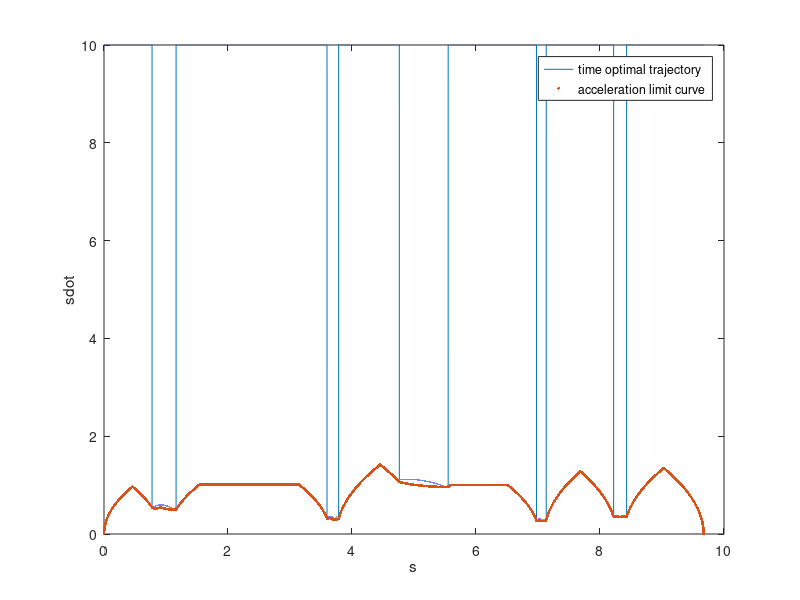

Reproduce this figure in MATLAB.

%%% Code for Plotting from Example.cpp
% trajectory = importdata('Example_phasePlaneTrajectory.txt');
% maxVelocity = importdata('Example_phasePlaneMaxVelocity.txt');
% plot(maxVelocity(:,1), maxVelocity(:,2), maxVelocity(:,1), maxVelocity(:,3), trajectory(:,1), trajectory(:,2), '.')
% legend('maxVelocity(:,1)','maxVelocity(:,2)','maxVelocity(:,3)','trajectory(:,1)','trajectory(:,2)')


%%% Code for plotting from 2d_example.cpp
trajectory = importdata('trajectory.txt');
maxVelocity = importdata('maxVelocity.txt');
plot(maxVelocity(:,1), maxVelocity(:,2), trajectory(:,1), trajectory(:,2), '.')
legend('time optimal trajectory','acceleration limit curve')
xlabel('s') 
ylabel('sdot') 